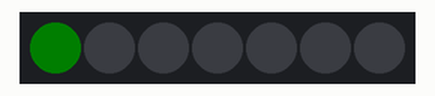
Recording of a sketch running on a simulated Arduino Uno, built with avr-gcc and run on an emulated ATmega328P. Shown: 7 RGB LEDs in strip order, left to right. Dim RGB values are drawn brighter than linear; random numbers use the default seed unless the sketch sets one.

Above: at 0.15 s.
At 5.93 s:
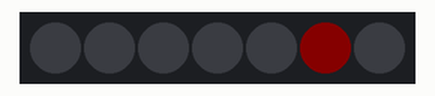
At 10.84 s:
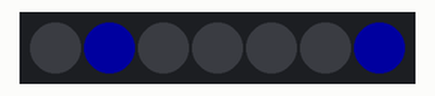
At 19.08 s:
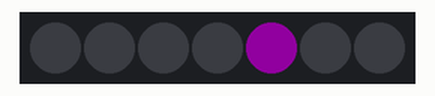
At 32.84 s:
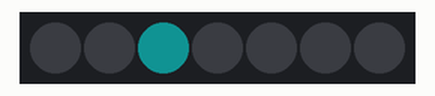
At 39.54 s:
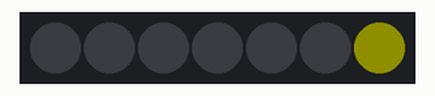
Timing chart, 0 to 40.0 s (numbered marks = the images above):
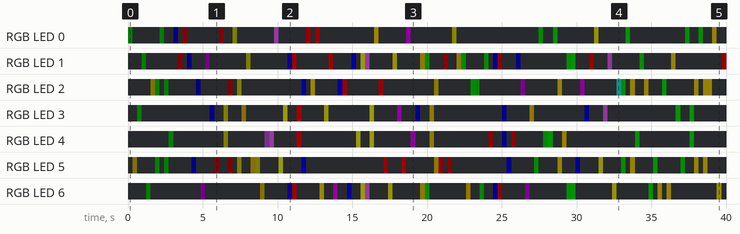

Measured:
- by itself, RGB LED 4: off → RGB(0, 4, 0) at 2.7 s, → off 0.31 s later, → RGB(4, 4, 0) 3.3 s later, → off 0.31 s later, … (32 changes in this stretch)
- by itself, RGB LED 6: off → RGB(0, 4, 0) at 1.2 s, → off 0.30 s later, → RGB(7, 0, 8) 3.4 s later, → off 0.30 s later, … (45 changes in this stretch)
- by itself, RGB LED 0: off → RGB(0, 4, 0) at 0.00 s, → off 0.30 s later, → RGB(0, 4, 0) 1.8 s later, → off 0.30 s later, … (38 changes in this stretch)
- by itself, RGB LED 1: off → RGB(0, 4, 0) at 0.91 s, → off 0.30 s later, → RGB(8, 0, 0) 2.1 s later, → off 0.30 s later, … (49 changes in this stretch)

The sketch:

sketch_tiara_sequenced_optimized.ino
```cpp
//Random Flash animation for Neopixel circuits
//by Dano Wall and Becky Stern for Adafruit Industries
//based on the Sparkle Skirt, minus the accelerometer
//
// Sequences and additional color sets added by Rick Johns 2014-09-18

#include <Adafruit_NeoPixel.h>

#define PIN 1

// Parameter 1 = number of pixels in strip
// Parameter 2 = pin number (most are valid)
// Parameter 3 = pixel type flags, add together as needed:
//   NEO_KHZ800  800 KHz bitstream (most NeoPixel products w/WS2812 LEDs)
//   NEO_KHZ400  400 KHz (classic 'v1' (not v2) FLORA pixels, WS2811 drivers)
//   NEO_GRB     Pixels are wired for GRB bitstream (most NeoPixel products)
//   NEO_RGB     Pixels are wired for RGB bitstream (v1 FLORA pixels, not v2)
Adafruit_NeoPixel strip = Adafruit_NeoPixel(7, PIN, NEO_GRB + NEO_KHZ800);

// Here is where you can put in your favorite colors that will appear!
// just add new {nnn, nnn, nnn}, lines. They will be picked out randomly.
// All color sets need to be the same size.
//                          R   G   B
uint8_t colorSet1[][3] = {{232, 100, 255},  // purple
                          {200, 200, 20},   // yellow
                          {30, 200, 200},   // baby blue
                         };
uint8_t colorSet2[][3] = {{232, 0, 255},   // violet
                          {255, 0, 0},     // red
                          {0, 0, 255},     // blue
                         };
uint8_t colorSet3[][3] = {{232, 200, 0},   // orange
                          {150, 150, 0},   // yellow
                          {200, 0, 0},     // red
                         };
uint8_t colorSet4[][3] = {{232, 200, 0},   // orange
                          {0, 150, 0},     // green
                          {0, 200, 0},     // blue
                         };

#define SETS 4

// don't edit the line below. This is the number of colors in each set.
#define FAVCOLORS sizeof(colorSet1) / 3

void setup() {
  strip.begin();
  strip.setBrightness(40);
  strip.show(); // Initialize all pixels to 'off'
}

void loop() {
  int s = random(SETS);
  switch (s) {
    case 0:
      flashSideToSide(5, 1, colorSet1);  // first number is 'wait' delay, shorter num == shorter twinkle
      flashSideToSide(5, 0, colorSet1);
      flashSideToSide(5, 1, colorSet1);
      flashSideToSide(5, 0, colorSet1);
      break;
  case 1:
      flashSideToSide(5, 1, colorSet2);
      flashSideToSide(5, 0, colorSet2);
      flashSideToSide(5, 1, colorSet2);
      flashSideToSide(5, 0, colorSet2);
      break;
  case 2:
      flashSideToSide(5, 1, colorSet3);
      flashSideToSide(5, 0, colorSet3);
      flashSideToSide(5, 1, colorSet3);
      flashSideToSide(5, 0, colorSet3);
      break;
    default:
      flashSideToSide(5, 1, colorSet4);
      flashSideToSide(5, 0, colorSet4);
      flashSideToSide(5, 1, colorSet4);
      flashSideToSide(5, 0, colorSet4);
  }

  s = random(SETS);
  switch (s) {
    case 0:
      flashOutIn(5, colorSet1);  // first number is 'wait' delay, shorter num == shorter twinkle
      flashOutIn(5, colorSet1);
      flashOutIn(5, colorSet1);
      break;
    case 1:
      flashOutIn(5, colorSet2);
      flashOutIn(5, colorSet2);
      flashOutIn(5, colorSet2);
      break;
    case 2:
      flashOutIn(5, colorSet3);
      flashOutIn(5, colorSet3);
      flashOutIn(5, colorSet3);
      break;
    default:
      flashOutIn(5, colorSet4);
      flashOutIn(5, colorSet4);
      flashOutIn(5, colorSet4);
  }

  s = random(SETS);
    for(uint16_t i=0; i<4; i++) {
      switch (s) {
        case 0:
          flashRandom(5, 1, colorSet1);  // first number is 'wait' delay, shorter num == shorter twinkle
          flashRandom(5, 3, colorSet1);  // second number is how many neopixels to simultaneously light up
          flashRandom(5, 2, colorSet1);
          break;
        case 1:
          flashRandom(5, 1, colorSet2);
          flashRandom(5, 3, colorSet2);
          flashRandom(5, 2, colorSet2);
          break;
        case 2:
          flashRandom(5, 1, colorSet3);
          flashRandom(5, 3, colorSet3);
          flashRandom(5, 2, colorSet3);
          break;
        default:
          flashRandom(5, 1, colorSet4);
          flashRandom(5, 3, colorSet4);
          flashRandom(5, 2, colorSet4);
      }
    }
}

void flashRandom(int wait, uint8_t howmany, uint8_t colorSet[][3]) {

  for(uint16_t i=0; i<howmany; i++) {
    // get a random pixel from the list
    int pixel = random(strip.numPixels());

    doFades(pixel, -1, wait, colorSet);
  }
}

void flashOutIn(int wait, uint8_t colorSet[][3]) {

  // Loop in enough steps to work from the outside in.
  // Assuming 0 is on the right.
  // For example, with 7 pixels, the steps are:
  //   6,0
  //   5,1
  //   4,2
  //   3
  uint16_t oddCount = strip.numPixels() % 2;
  uint16_t numSteps = (strip.numPixels() / 2) + oddCount;

  for(uint16_t right=0; right < strip.numPixels(); right++) {
    // See if this is the middle pixel, when there's an odd number.
    int isMiddle = (oddCount && (right == (numSteps - 1)));

    // get the next pixel from the other side
    int left = strip.numPixels() - right;

    if (isMiddle) {
        doFades(left, -1, wait, colorSet);
    }
    else {
        doFades(left, right, wait, colorSet);
    }
  }
}

void doFades(uint16_t pixel1, uint16_t pixel2, int wait, uint8_t colorSet[][3]) {
   // pick a random favorite color!
    int c = random(FAVCOLORS);
    int red = colorSet[c][0];
    int green = colorSet[c][1];
    int blue = colorSet[c][2];

    // now we will 'fade' them in 5 steps
    for (int x=0; x < 5; x++) {
      int r = red * (x+1); r /= 5;
      int g = green * (x+1); g /= 5;
      int b = blue * (x+1); b /= 5;

       strip.setPixelColor(pixel1, strip.Color(r, g, b));
       if (pixel2 >= 0) {
         strip.setPixelColor(pixel2, strip.Color(r, g, b));
       }
       strip.show();
      delay(wait);
    }
    // & fade out in 5 steps
    for (int x=5; x >= 0; x--) {
      int r = red * x; r /= 5;
      int g = green * x; g /= 5;
      int b = blue * x; b /= 5;

      strip.setPixelColor(pixel1, strip.Color(r, g, b));
      if (pixel2 >= 0) {
        strip.setPixelColor(pixel2, strip.Color(r, g, b));
      }
      strip.show();
      delay(wait);
    }
}

void flashSideToSide(int wait, int startRight, uint8_t colorSet[][3]) {

  // Loop in enough steps to work from the outside in.
  // Assuming 0 is on the right.

  int incr = 1;
  int start = 0;
  if (!startRight) {
    incr = -1;
    start = strip.numPixels() -1;
  }

  for(uint16_t pixel=start; pixel < strip.numPixels() && pixel >= 0; pixel+=incr) {
    doFades(pixel, -1, wait, colorSet);
  }
}
```
